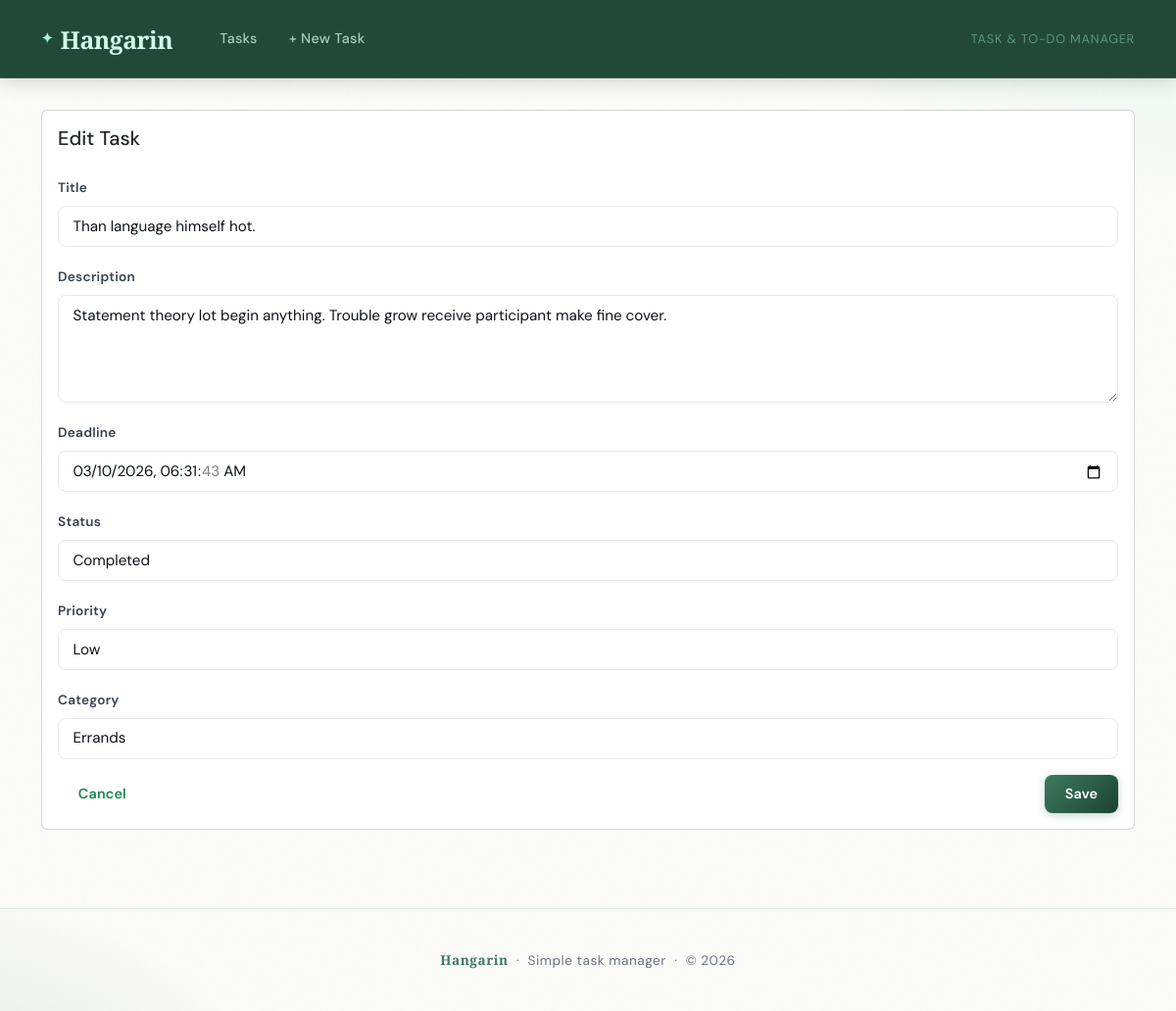
Page /tasks/24/edit/ on the committed database.
### tasks/models.py (models this page shows, shortened)
class BaseModel(models.Model):
    created_at = models.DateTimeField(auto_now_add=True)
    updated_at = models.DateTimeField(auto_now=True)
    class Meta:
        abstract = True

class Task(BaseModel):
    title = models.CharField(max_length=255)
    description = models.TextField()
    deadline = models.DateTimeField()
    status = models.CharField(max_length=50, choices=STATUS_CHOICES, default="Pending")
    category = models.ForeignKey(Category, on_delete=models.SET_NULL, null=True)
    priority = models.ForeignKey(Priority, on_delete=models.SET_NULL, null=True)

### tasks/views.py (the view, shortened to what this page needs)
# urls.py: path("tasks/<int:pk>/edit/", views.TaskUpdateView.as_view(), name="task_edit"),
class TaskUpdateView(generic.UpdateView):
    model = Task
    form_class = TaskForm
    template_name_suffix = "_form"

### tasks/forms.py
class TaskForm(forms.ModelForm):
    class Meta:
        model = Task
        fields = [
            "title",
            "description",
            "deadline",
            "status",
            "priority",
            "category",
        ]
        widgets = {
            "title": forms.TextInput(attrs={"class": "form-control"}),
            "description": forms.Textarea(attrs={"class": "form-control", "rows": 4}),
            "deadline": forms.DateTimeInput(
                attrs={"type": "datetime-local", "class": "form-control"}
            ),
            "status": forms.Select(attrs={"class": "form-select"}),
            "priority": forms.Select(attrs={"class": "form-select"}),
            "category": forms.Select(attrs={"class": "form-select"}),
        }

### tasks/models.py (called while the page is built)
    def __str__(self):
        return self.name

    def __str__(self):
        return self.name

### tasks/templates/tasks/task_form.html (shortened to what this page needs)
{% extends "tasks/base.html" %}
{% block content %}
<div class="card">
  <div class="card-body">
    <h1 class="h5 mb-4">{% if object %}Edit{% else %}New{% endif %} Task</h1>
    <form method="post" novalidate>
      {% for field in form %}
        <div class="mb-3">
          <label class="form-label" for="{{ field.id_for_label }}">{{ field.label }}</label>
          {{ field }}
        </div>
      {% endfor %}
      <div class="d-flex justify-content-between">
        <a href="{% url 'tasks:task_list' %}" class="btn btn-outline-success">Cancel</a>
        <button type="submit" class="btn btn-success">Save</button>
      </div>
    </form>
  </div>
</div>
{% endblock %}

### tasks/templates/tasks/base.html (style rules this page uses)
:root { --ink: #0d1117; --ink-soft: #374151; --ink-muted: #6b7280; --sage: #3d7a5e; --sage-mid: #2d6a4f; --sage-deep: #1b4332; --mint: #a7f3d0; --mint-light:#d1fae5; --cream: #fafaf7; --white: #ffffff; --border: rgba(61, 122, 94, 0.15); --shadow-sm: 0 1px 3px rgba(13,17,23,0.06), 0 1px 2px rgba(13,17,23,0.04); --shadow-md: 0 4px 16px rgba(13,17,23,0.08), 0 2px 6px rgba(13,17,23,0.04); --shadow-lg: 0 20px 48px rgba(13,17,23,0.12), 0 8px 20px rgba(13,17,23,0.06); --radius-sm: 0.5rem; --radius-md: 0.875rem; --radius-lg: 1.5rem; --radius-xl: 2rem; }
*, *::before, *::after { box-sizing: border-box; }
html, body { height: 100%; }
body { font-family: 'DM Sans', system-ui, sans-serif; font-size: 16px; line-height: 1.7; color: var(--ink); background-color: var(--cream); min-height: 100vh; background-image: radial-gradient(ellipse 80% 50% at 110% -10%, rgba(167,243,208,0.35) 0%, transparent 60%), radial-gradient(ellipse 60% 40% at -10% 110%, rgba(45,106,79,0.12) 0%, transparent 55%); background-attachment: fixed; }
body::before { content: ''; position: fixed; inset: 0; pointer-events: none; z-index: 0; opacity: 0.4; }
.btn { font-weight: 600; font-size: 0.9rem; letter-spacing: 0.01em; border-radius: var(--radius-sm); padding: 0.55rem 1.3rem; transition: all 0.18s ease; border: none; }
.btn-primary, .btn-gradient, .btn-success { background: linear-gradient(135deg, var(--sage) 0%, var(--sage-deep) 100%); color: #fff; box-shadow: 0 2px 8px rgba(45,106,79,0.3); }
.form-control, .form-select { border-radius: var(--radius-sm); border: 1.5px solid #e5e7eb; font-size: 0.95rem; padding: 0.55rem 0.9rem; color: var(--ink); background: var(--white); transition: border-color 0.15s ease, box-shadow 0.15s ease; }
.form-label { font-size: 0.85rem; font-weight: 600; letter-spacing: 0.02em; color: var(--ink-soft); margin-bottom: 0.4rem; }

### rows in the picture
Task: form "Than language himself hot." "Statement theory lot begin anything. Trouble grow receive participant make fine cover." "03/10/2026 06:31:43" "Completed" "Low" "Errands"

### other values in the picture
{{ field.label }} "Title" "Description" "Deadline" "Status" "Priority" "Category"
